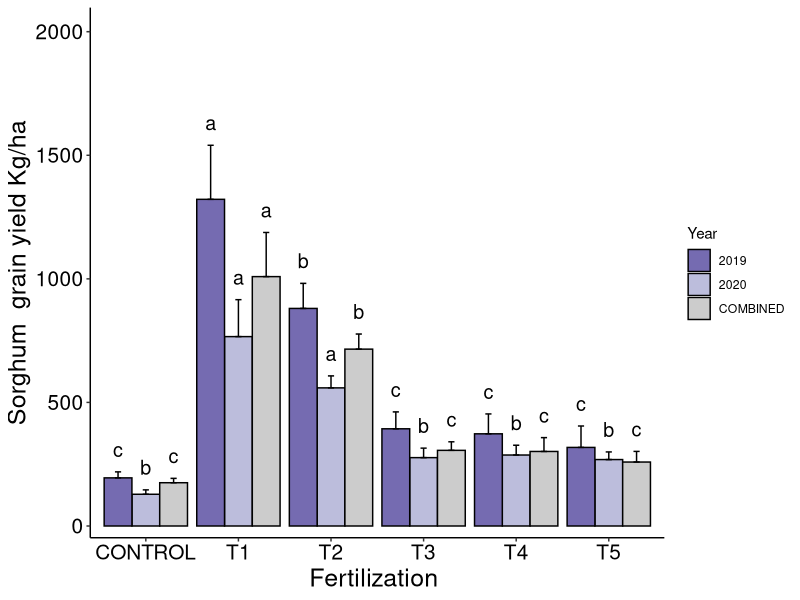

Write the R code that produced this figure.
library(ggplot2) #Please install the ggplot2 package if you haven't

Data<-  read.table("Bar_plot_sample.txt", header = T)

p<- ggplot(Data, aes(x= FERT, y= Value , fill=Year)) + geom_bar(stat="identity",color="black",
                                                               position=position_dodge()) +coord_cartesian(ylim=c(50, 2000))+ #ylin is y axis limit
  geom_errorbar(aes(ymin= Value , ymax= Value+SE), width=.2,
                position=position_dodge(.9))+geom_text(aes(y=Value+SE, label =VALUE), position = position_dodge2(width=.9), vjust = -1,size=5)+labs(x="Fertilization ", y = "Sorghum  grain yield Kg/ha")+theme(legend.key.size = unit(1.2,"lines"))+theme_classic()+
  theme(axis.text.x = element_text(color="#000000",size=15),axis.text.y = element_text(color="#000000",size=15), axis.title.x = element_text(color="#000000",size=18),axis.title.y = element_text(color="#000000",size=18))+scale_fill_manual(values=c('#756bb1','#bcbddc','#cccccc'))

dev.new()
p

